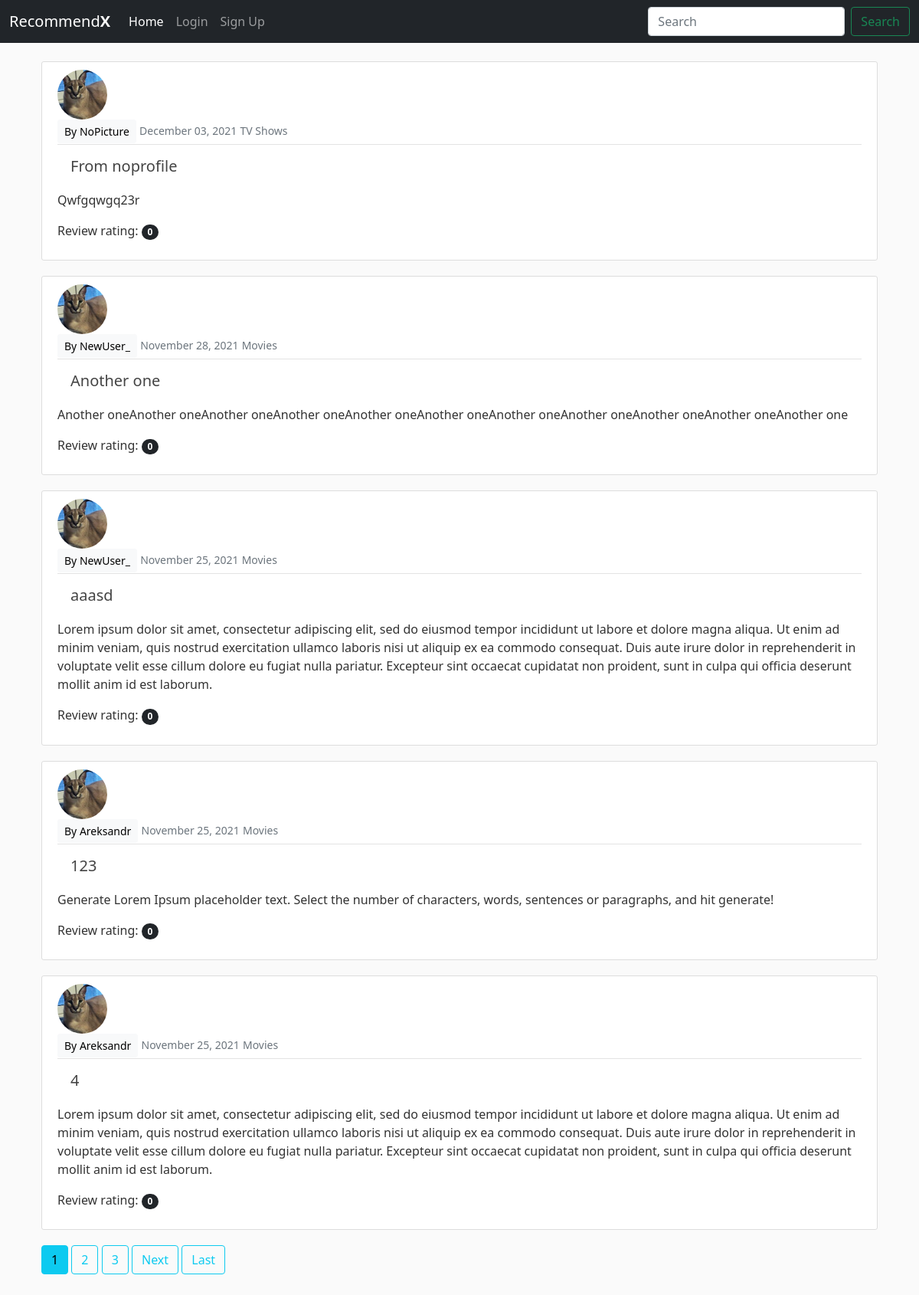
The page /latest_reviews/ on the database its author committed.
### main/models.py (models this page shows, shortened)
class Review(models.Model):
    title = models.CharField(max_length=50)
    category = models.CharField(max_length=50, default='Movies')
    publisher = models.ForeignKey(User, on_delete = models.CASCADE)
    content = models.TextField(max_length=6000, blank=True)
    date = models.DateTimeField(auto_now_add=True)
    rating = models.PositiveSmallIntegerField(choices=RATING_CHOISES, blank=True, default=0)
    likes = models.ManyToManyField(User, related_name='review_name')

### main/views.py (the view)
# urls.py: path('latest_reviews/', LatestReviewsListView.as_view(), name = 'latest-reviews'),
class LatestReviewsListView(ListView):
    model = Review
    template_name = 'main/latest_reviews.html'
    context_object_name = 'latest_reviews'
    ordering = ['-date']
    paginate_by = 5

### main/templates/main/latest_reviews.html (shortened to what this page needs)
{% extends 'main/base.html' %}
{% block content %}
<br>
<div class="container">
    {% for r in latest_reviews %}
    <article class="media content-section">
        <img class="rounded-circle article-img" src="{{ r.publisher.profile.image.url }}" onerror="if (this.src != 'default.jpg') this.src = '../media/default.jpg'">
          <div class="media-body">
            <div class="article-metadata">
              <a class="mr-2 btn btn-light btn-sm" href="{% url 'user-reviews' r.publisher.username %}">By {{r.publisher}}</a>
              <small class="text-muted">{{r.date|date:"F d, Y"}}</small>
              <small class="text-muted">{{r.category}}</small>
            </div>
            <h2><a class="btn article-title btn-lg" href="{% url 'review-detail' r.id %}">{{r.title}}</a></h2>
            <p class="article-content">{{r.content}}</p>
            <p class="article-content">Review rating: <span class="badge rounded-pill bg-dark">{{r.rating}}</span></p>
          </div>
        </article>
   {% endfor %}
   {% if is_paginated %}
        {% for num in page_obj.paginator.page_range %}
            {% if page_obj.number == num %}
                <a class="btn btn-info mb-4" href="?page={{ num }}">{{ num }}</a>
            {% elif num > page_obj.number|add:'-3' and num < page_obj.number|add:'3' %}
            <a class="btn btn-outline-info mb-4" href="?page={{ num }}">{{ num }}</a>
            {% endif %}
        {% endfor %}
        {% if page_obj.has_next %}
            <a class="btn btn-outline-info mb-4" href="?page={{ page_obj.next_page_number }}">Next</a>
            <a class="btn btn-outline-info mb-4" href="?page={{ page_obj.paginator.num_pages }}">Last</a>
        {% endif %}
    {% endif %}
  </div>
  <br>
  {% endblock %}

### main/static/main/main.css (style rules this page uses)
body { background: #fafafa; color: #333333; margin-top: 0; }
h1, h2, h3, h4, h5, h6 { color: #444444; }
.content-section { background: #ffffff; padding: 10px 20px; border: 1px solid #dddddd; border-radius: 3px; margin-bottom: 20px; }
.article-title { color: #444444; }
.article-content { white-space: pre-line; }
.article-img { height: 65px; width: 65px; object-fit: cover; margin-right: 16px; }
.article-metadata { padding-bottom: 1px; margin-bottom: 4px; border-bottom: 1px solid #e3e3e3 }

### rows shown on the page
Review: publisher "NoPicture", date "December 03, 2021", category "TV Shows", title "From noprofile", content "Qwfgqwgq23r", rating "0"
Review: publisher "NewUser_", date "November 28, 2021", category "Movies", title "Another one", content "Another oneAnother oneAnother oneAnother oneAnother oneAnother oneAnother oneAnother oneAnother oneAnother oneAnother one", rating "0"
Review: publisher "NewUser_", date "November 25, 2021", category "Movies", title "aaasd", content "Lorem ipsum dolor sit amet, consectetur adipiscing elit, sed do eiusmod tempor incididunt ut labore et dolore magna aliqua. Ut enim ad minim veniam, quis nostrud exercitation ullamco laboris nisi ut aliquip ex ea commodo consequat. Duis aute irure dolor in reprehenderit in voluptate velit esse cillum dolore eu fugiat nulla pariatur. Excepteur sint occaecat cupidatat non proident, sunt in culpa qui officia deserunt mollit anim id est laborum.", rating "0"
Review: publisher "Areksandr", date "November 25, 2021", category "Movies", title "123", content "Generate Lorem Ipsum placeholder text. Select the number of characters, words, sentences or paragraphs, and hit generate!", rating "0"
Review: publisher "Areksandr", date "November 25, 2021", category "Movies", title "4", content "Lorem ipsum dolor sit amet, consectetur adipiscing elit, sed do eiusmod tempor incididunt ut labore et dolore magna aliqua. Ut enim ad minim veniam, quis nostrud exercitation ullamco laboris nisi ut aliquip ex ea commodo consequat. Duis aute irure dolor in reprehenderit in voluptate velit esse cillum dolore eu fugiat nulla pariatur. Excepteur sint occaecat cupidatat non proident, sunt in culpa qui officia deserunt mollit anim id est laborum.", rating "0"

### other values the page prints
{{ num }} "1"
{{ num }} "2" "3"
